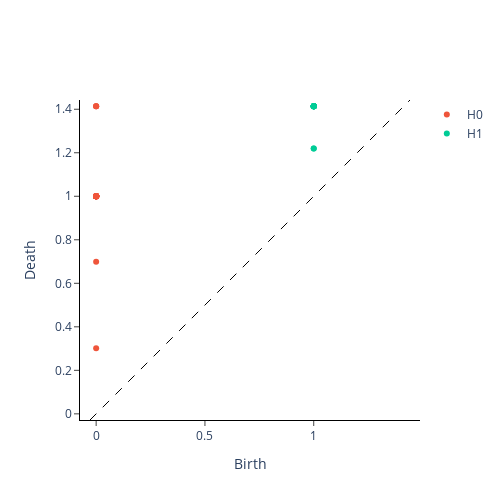

Source (notebook cell):
### Markdown cell above
## Example persistence plot

### Code cell
embedder_nonperiodic = SingleTakensEmbedding(
    parameters_type = "fixed",
    time_delay = 7,
    dimension = 2,
)

y_nonperiodic_embedded = embedder_nonperiodic.fit_transform(x)

y_nonperiodic_embedded = y_nonperiodic_embedded[None, :, :]

nonperiodic_persistence = VietorisRipsPersistence(
    homology_dimensions = [0, 1]
)
nonperiodic_persistence.fit_transform_plot(y_nonperiodic_embedded)

### Figure 1 — Plotly figure (JSON) as saved in the notebook; plotly's stock layout.template omitted (floating-point values rounded to 4 significant figures)
{"data": [{"hoverinfo": "none", "line": {"color": "black", "dash": "dash", "width": 1}, "mode": "lines", "showlegend": false, "type": "scatter", "x": [-0.02828, 1.442], "y": [-0.02828, 1.442]}, {"hoverinfo": "text", "hovertext": ["(0.0, 0.30099010467529297)", "(0.0, 0.699009895324707)", "(0.0, 1.0), multiplicity: 36", "(0.0, 1.0), multiplicity: 36", "(0.0, 1.0), multiplicity: 36", "(0.0, 1.0), multiplicity: 36", "(0.0, 1.0), multiplicity: 36", "(0.0, 1.0), multiplicity: 36", "(0.0, 1.0), multiplicity: 36", "(0.0, 1.0), multiplicity: 36", "(0.0, 1.0), multiplicity: 36", "(0.0, 1.0), multiplicity: 36", "(0.0, 1.0), multiplicity: 36", "(0.0, 1.0), multiplicity: 36", "(0.0, 1.0), multiplicity: 36", "(0.0, 1.0), multiplicity: 36", "(0.0, 1.0), multiplicity: 36", "(0.0, 1.0), multiplicity: 36", "(0.0, 1.0), multiplicity: 36", "(0.0, 1.0), multiplicity: 36", "(0.0, 1.0), multiplicity: 36", "(0.0, 1.0), multiplicity: 36", "(0.0, 1.0), multiplicity: 36", "(0.0, 1.0), multiplicity: 36", "(0.0, 1.0), multiplicity: 36", "(0.0, 1.0), multiplicity: 36", "(0.0, 1.0), multiplicity: 36", "(0.0, 1.0), multiplicity: 36", "(0.0, 1.0), multiplicity: 36", "(0.0, 1.0), multiplicity: 36", "(0.0, 1.0), multiplicity: 36", "(0.0, 1.0), multiplicity: 36", "(0.0, 1.0), multiplicity: 36", "(0.0, 1.0), multiplicity: 36", "(0.0, 1.0), multiplicity: 36", "(0.0, 1.0), multiplicity: 36", "(0.0, 1.0), multiplicity: 36", "(0.0, 1.0), multiplicity: 36", "(0.0, 1.4142135381698608), multiplicity: 3", "(0.0, 1.4142135381698608), multiplicity: 3", "(0.0, 1.4142135381698608), multiplicity: 3"], "mode": "markers", "name": "H0", "type": "scatter", "x": [0, 0, 0, 0, 0, 0, 0, 0, 0, 0, 0, 0, 0, 0, 0, 0, 0, 0, 0, 0, 0, 0, 0, 0, 0, 0, 0, 0, 0, 0, 0, 0, 0, 0, 0, 0, 0, 0, 0, 0, 0], "y": [0.301, 0.699, 1, 1, 1, 1, 1, 1, 1, 1, 1, 1, 1, 1, 1, 1, 1, 1, 1, 1, 1, 1, 1, 1, 1, 1, 1, 1, 1, 1, 1, 1, 1, 1, 1, 1, 1, 1, 1.414, 1.414, 1.414]}, {"hoverinfo": "text", "hovertext": ["(1.0, 1.4142135381698608), multiplicity: 14", "(1.0, 1.4142135381698608), multiplicity: 14", "(1.0, 1.4142135381698608), multiplicity: 14", "(1.0, 1.4142135381698608), multiplicity: 14", "(1.0, 1.4142135381698608), multiplicity: 14", "(1.0, 1.4142135381698608), multiplicity: 14", "(1.0, 1.4142135381698608), multiplicity: 14", "(1.0, 1.4142135381698608), multiplicity: 14", "(1.0, 1.4142135381698608), multiplicity: 14", "(1.0, 1.4142135381698608), multiplicity: 14", "(1.0, 1.4142135381698608), multiplicity: 14", "(1.0, 1.4142135381698608), multiplicity: 14", "(1.0, 1.4142135381698608), multiplicity: 14", "(1.0, 1.4142135381698608), multiplicity: 14", "(1.0, 1.220088005065918), multiplicity: 2", "(1.0, 1.220088005065918), multiplicity: 2"], "mode": "markers", "name": "H1", "type": "scatter", "x": [1, 1, 1, 1, 1, 1, 1, 1, 1, 1, 1, 1, 1, 1, 1, 1], "y": [1.414, 1.414, 1.414, 1.414, 1.414, 1.414, 1.414, 1.414, 1.414, 1.414, 1.414, 1.414, 1.414, 1.414, 1.22, 1.22]}], "layout": {"height": 500, "plot_bgcolor": "white", "width": 500, "xaxis": {"autorange": false, "exponentformat": "e", "linecolor": "black", "linewidth": 1, "mirror": false, "range": [-0.02828, 1.442], "showexponent": "all", "showline": true, "side": "bottom", "ticks": "outside", "title": {"text": "Birth"}, "type": "linear", "zeroline": true}, "yaxis": {"autorange": false, "exponentformat": "e", "linecolor": "black", "linewidth": 1, "mirror": false, "range": [-0.02828, 1.442], "scaleanchor": "x", "scaleratio": 1, "showexponent": "all", "showline": true, "side": "left", "ticks": "outside", "title": {"text": "Death"}, "type": "linear", "zeroline": true}}}
